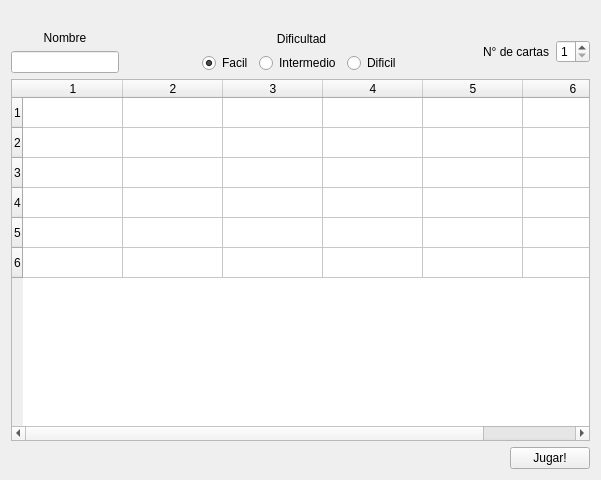
<?xml version="1.0" encoding="UTF-8"?>
<ui version="4.0">
 <class>Nueva</class>
 <widget class="QWidget" name="Nueva">
  <property name="geometry">
   <rect>
    <x>0</x>
    <y>0</y>
    <width>601</width>
    <height>480</height>
   </rect>
  </property>
  <property name="windowTitle">
   <string>Nueva Partida</string>
  </property>
  <layout class="QVBoxLayout" name="verticalLayout_4">
   <item>
    <spacer name="verticalSpacer_2">
     <property name="orientation">
      <enum>Qt::Orientation::Vertical</enum>
     </property>
     <property name="sizeType">
      <enum>QSizePolicy::Policy::Fixed</enum>
     </property>
     <property name="sizeHint" stdset="0">
      <size>
       <width>20</width>
       <height>20</height>
      </size>
     </property>
    </spacer>
   </item>
   <item>
    <layout class="QHBoxLayout" name="horizontalLayout_2">
     <item>
      <layout class="QVBoxLayout" name="verticalLayout">
       <item>
        <widget class="QLabel" name="label">
         <property name="text">
          <string>Nombre</string>
         </property>
         <property name="alignment">
          <set>Qt::AlignmentFlag::AlignCenter</set>
         </property>
        </widget>
       </item>
       <item>
        <widget class="QLineEdit" name="lineEdit">
         <property name="maxLength">
          <number>31</number>
         </property>
        </widget>
       </item>
      </layout>
     </item>
     <item>
      <spacer name="horizontalSpacer">
       <property name="orientation">
        <enum>Qt::Orientation::Horizontal</enum>
       </property>
       <property name="sizeHint" stdset="0">
        <size>
         <width>40</width>
         <height>20</height>
        </size>
       </property>
      </spacer>
     </item>
     <item>
      <layout class="QVBoxLayout" name="verticalLayout_3">
       <item>
        <widget class="QLabel" name="label_2">
         <property name="text">
          <string>Dificultad</string>
         </property>
         <property name="alignment">
          <set>Qt::AlignmentFlag::AlignCenter</set>
         </property>
        </widget>
       </item>
       <item>
        <layout class="QVBoxLayout" name="verticalLayout_2">
         <item>
          <layout class="QHBoxLayout" name="horizontalLayout">
           <item>
            <widget class="QRadioButton" name="radioButton">
             <property name="text">
              <string>Facil</string>
             </property>
             <property name="checked">
              <bool>true</bool>
             </property>
            </widget>
           </item>
           <item>
            <widget class="QRadioButton" name="radioButton_2">
             <property name="text">
              <string>Intermedio</string>
             </property>
            </widget>
           </item>
           <item>
            <widget class="QRadioButton" name="radioButton_3">
             <property name="text">
              <string>Dificil</string>
             </property>
            </widget>
           </item>
          </layout>
         </item>
        </layout>
       </item>
      </layout>
     </item>
     <item>
      <spacer name="horizontalSpacer_2">
       <property name="orientation">
        <enum>Qt::Orientation::Horizontal</enum>
       </property>
       <property name="sizeHint" stdset="0">
        <size>
         <width>40</width>
         <height>20</height>
        </size>
       </property>
      </spacer>
     </item>
     <item>
      <widget class="QLabel" name="label_3">
       <property name="text">
        <string>N° de cartas</string>
       </property>
      </widget>
     </item>
     <item>
      <widget class="QSpinBox" name="spinBox">
       <property name="minimum">
        <number>1</number>
       </property>
       <property name="maximum">
        <number>6</number>
       </property>
      </widget>
     </item>
    </layout>
   </item>
   <item>
    <widget class="QTableWidget" name="tablaDanio">
     <property name="rowCount">
      <number>6</number>
     </property>
     <property name="columnCount">
      <number>6</number>
     </property>
    </widget>
   </item>
   <item>
    <layout class="QHBoxLayout" name="horizontalLayout_3">
     <item>
      <spacer name="horizontalSpacer_3">
       <property name="orientation">
        <enum>Qt::Orientation::Horizontal</enum>
       </property>
       <property name="sizeHint" stdset="0">
        <size>
         <width>40</width>
         <height>20</height>
        </size>
       </property>
      </spacer>
     </item>
     <item>
      <widget class="QPushButton" name="pushButton">
       <property name="text">
        <string>Jugar!</string>
       </property>
      </widget>
     </item>
    </layout>
   </item>
  </layout>
 </widget>
 <resources/>
 <connections/>
</ui>
